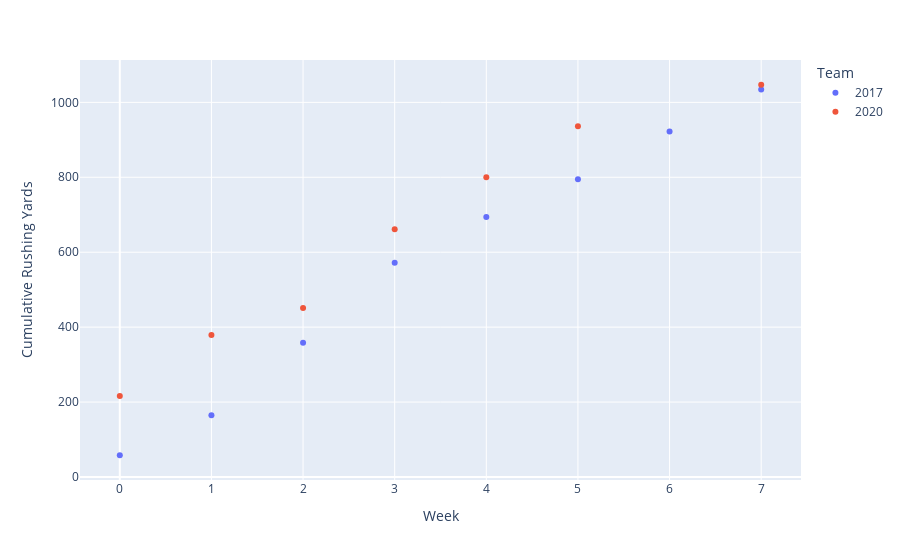

Notebook code for this chart:
### Code cell
cumulative_rushing_yards = pd.DataFrame(
    {
        "Week": range(0, len(phi2017)),
        "2017": phi2017[("Offense", "RushY")].cumsum(),
        "2020": phi2022[("Offense", "RushY")].cumsum()
    }
)

fig = px.scatter(
    cumulative_rushing_yards.melt(id_vars=["Week"], var_name="Team", value_name = "Cumulative Rushing Yards"),
    x = "Week",
    y = "Cumulative Rushing Yards",
    color = "Team"
)

fig.show()

### Figure 1 — Plotly figure (JSON) as saved in the notebook; plotly's stock layout.template omitted (floating-point values rounded to 4 significant figures)
{"data": [{"hovertemplate": "Team=2017<br>Week=%{x}<br>Cumulative Rushing Yards=%{y}<extra></extra>", "legendgroup": "2017", "marker": {"color": "#636efa", "symbol": "circle"}, "mode": "markers", "name": "2017", "orientation": "v", "showlegend": true, "type": "scatter", "x": [0, 1, 2, 3, 4, 5, 6, 7], "xaxis": "x", "y": [58, 165, 358, 572, 694, 795, 922, 1034], "yaxis": "y"}, {"hovertemplate": "Team=2020<br>Week=%{x}<br>Cumulative Rushing Yards=%{y}<extra></extra>", "legendgroup": "2020", "marker": {"color": "#EF553B", "symbol": "circle"}, "mode": "markers", "name": "2020", "orientation": "v", "showlegend": true, "type": "scatter", "x": [0, 1, 2, 3, 4, 5, 6, 7], "xaxis": "x", "y": [216, 379, 451, 661, 800, 936, null, 1047], "yaxis": "y"}], "layout": {"autosize": true, "legend": {"title": {"text": "Team"}, "tracegroupgap": 0}, "margin": {"t": 60}, "xaxis": {"anchor": "y", "autorange": true, "domain": [0, 1], "range": [-0.4085, 7.408], "title": {"text": "Week"}, "type": "linear"}, "yaxis": {"anchor": "x", "autorange": true, "domain": [0, 1], "range": [-18.58, 1124.0], "title": {"text": "Cumulative Rushing Yards"}, "type": "linear"}}}
